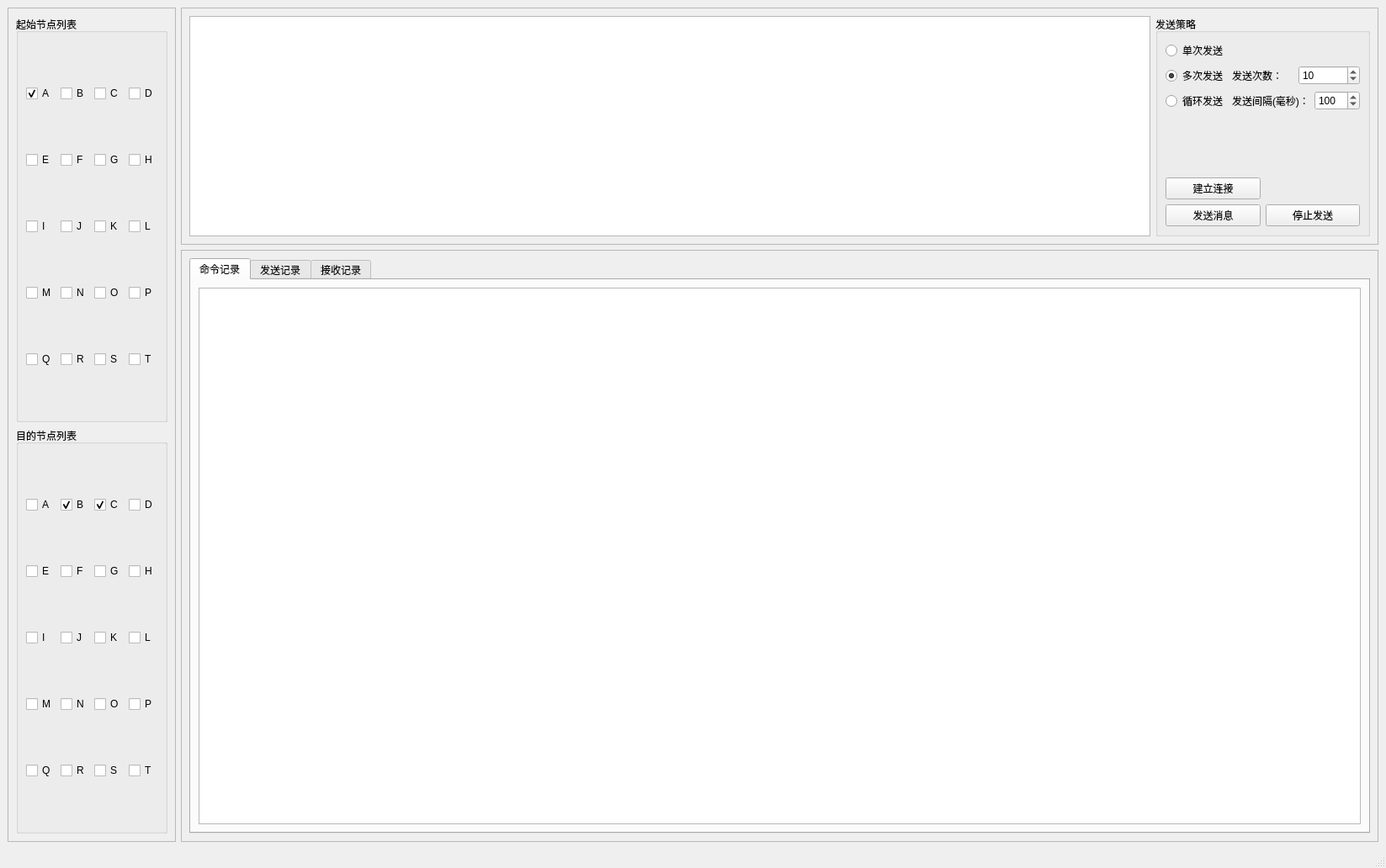
<?xml version="1.0" encoding="UTF-8"?>
<ui version="4.0">
 <class>MainWindow</class>
 <widget class="QMainWindow" name="MainWindow">
  <property name="geometry">
   <rect>
    <x>0</x>
    <y>0</y>
    <width>1647</width>
    <height>1032</height>
   </rect>
  </property>
  <property name="windowTitle">
   <string>MainWindow</string>
  </property>
  <widget class="QWidget" name="centralwidget">
   <layout class="QGridLayout" name="gridLayout_9" rowstretch="2,5">
    <item row="0" column="0" rowspan="2">
     <widget class="QFrame" name="frame">
      <property name="frameShape">
       <enum>QFrame::StyledPanel</enum>
      </property>
      <property name="frameShadow">
       <enum>QFrame::Raised</enum>
      </property>
      <layout class="QGridLayout" name="gridLayout_2">
       <item row="0" column="0">
        <widget class="QGroupBox" name="groupBox_3">
         <property name="title">
          <string>起始节点列表</string>
         </property>
         <layout class="QGridLayout" name="gridLayout_3">
          <item row="3" column="1">
           <widget class="QCheckBox" name="checkBox_34">
            <property name="text">
             <string>N</string>
            </property>
           </widget>
          </item>
          <item row="0" column="3">
           <widget class="QCheckBox" name="checkBox_24">
            <property name="text">
             <string>D</string>
            </property>
           </widget>
          </item>
          <item row="2" column="0">
           <widget class="QCheckBox" name="checkBox_29">
            <property name="text">
             <string>I</string>
            </property>
           </widget>
          </item>
          <item row="2" column="3">
           <widget class="QCheckBox" name="checkBox_32">
            <property name="text">
             <string>L</string>
            </property>
           </widget>
          </item>
          <item row="2" column="1">
           <widget class="QCheckBox" name="checkBox_30">
            <property name="text">
             <string>J</string>
            </property>
           </widget>
          </item>
          <item row="0" column="2">
           <widget class="QCheckBox" name="checkBox_23">
            <property name="text">
             <string>C</string>
            </property>
           </widget>
          </item>
          <item row="2" column="2">
           <widget class="QCheckBox" name="checkBox_31">
            <property name="text">
             <string>K</string>
            </property>
           </widget>
          </item>
          <item row="0" column="0">
           <widget class="QCheckBox" name="checkBox_21">
            <property name="text">
             <string>A</string>
            </property>
            <property name="checked">
             <bool>true</bool>
            </property>
           </widget>
          </item>
          <item row="4" column="3">
           <widget class="QCheckBox" name="checkBox_40">
            <property name="text">
             <string>T</string>
            </property>
           </widget>
          </item>
          <item row="0" column="1">
           <widget class="QCheckBox" name="checkBox_22">
            <property name="text">
             <string>B</string>
            </property>
           </widget>
          </item>
          <item row="3" column="3">
           <widget class="QCheckBox" name="checkBox_36">
            <property name="text">
             <string>P</string>
            </property>
           </widget>
          </item>
          <item row="3" column="0">
           <widget class="QCheckBox" name="checkBox_33">
            <property name="text">
             <string>M</string>
            </property>
           </widget>
          </item>
          <item row="3" column="2">
           <widget class="QCheckBox" name="checkBox_35">
            <property name="text">
             <string>O</string>
            </property>
           </widget>
          </item>
          <item row="1" column="1">
           <widget class="QCheckBox" name="checkBox_26">
            <property name="text">
             <string>F</string>
            </property>
           </widget>
          </item>
          <item row="4" column="1">
           <widget class="QCheckBox" name="checkBox_38">
            <property name="text">
             <string>R</string>
            </property>
           </widget>
          </item>
          <item row="1" column="0">
           <widget class="QCheckBox" name="checkBox_25">
            <property name="text">
             <string>E</string>
            </property>
           </widget>
          </item>
          <item row="1" column="2">
           <widget class="QCheckBox" name="checkBox_27">
            <property name="text">
             <string>G</string>
            </property>
           </widget>
          </item>
          <item row="4" column="0">
           <widget class="QCheckBox" name="checkBox_37">
            <property name="text">
             <string>Q</string>
            </property>
           </widget>
          </item>
          <item row="1" column="3">
           <widget class="QCheckBox" name="checkBox_28">
            <property name="text">
             <string>H</string>
            </property>
           </widget>
          </item>
          <item row="4" column="2">
           <widget class="QCheckBox" name="checkBox_39">
            <property name="text">
             <string>S</string>
            </property>
           </widget>
          </item>
         </layout>
        </widget>
       </item>
       <item row="1" column="0">
        <widget class="QGroupBox" name="groupBox">
         <property name="title">
          <string>目的节点列表</string>
         </property>
         <layout class="QGridLayout" name="gridLayout">
          <item row="0" column="0">
           <widget class="QCheckBox" name="checkBox">
            <property name="text">
             <string>A</string>
            </property>
           </widget>
          </item>
          <item row="0" column="1">
           <widget class="QCheckBox" name="checkBox_2">
            <property name="text">
             <string>B</string>
            </property>
            <property name="checked">
             <bool>true</bool>
            </property>
           </widget>
          </item>
          <item row="0" column="2">
           <widget class="QCheckBox" name="checkBox_3">
            <property name="text">
             <string>C</string>
            </property>
            <property name="checked">
             <bool>true</bool>
            </property>
           </widget>
          </item>
          <item row="0" column="3">
           <widget class="QCheckBox" name="checkBox_9">
            <property name="text">
             <string>D</string>
            </property>
           </widget>
          </item>
          <item row="1" column="0">
           <widget class="QCheckBox" name="checkBox_5">
            <property name="text">
             <string>E</string>
            </property>
           </widget>
          </item>
          <item row="1" column="1">
           <widget class="QCheckBox" name="checkBox_6">
            <property name="text">
             <string>F</string>
            </property>
           </widget>
          </item>
          <item row="1" column="2">
           <widget class="QCheckBox" name="checkBox_4">
            <property name="text">
             <string>G</string>
            </property>
           </widget>
          </item>
          <item row="1" column="3">
           <widget class="QCheckBox" name="checkBox_8">
            <property name="text">
             <string>H</string>
            </property>
           </widget>
          </item>
          <item row="2" column="0">
           <widget class="QCheckBox" name="checkBox_12">
            <property name="text">
             <string>I</string>
            </property>
           </widget>
          </item>
          <item row="2" column="1">
           <widget class="QCheckBox" name="checkBox_11">
            <property name="text">
             <string>J</string>
            </property>
           </widget>
          </item>
          <item row="2" column="2">
           <widget class="QCheckBox" name="checkBox_10">
            <property name="text">
             <string>K</string>
            </property>
           </widget>
          </item>
          <item row="2" column="3">
           <widget class="QCheckBox" name="checkBox_7">
            <property name="text">
             <string>L</string>
            </property>
           </widget>
          </item>
          <item row="3" column="0">
           <widget class="QCheckBox" name="checkBox_15">
            <property name="text">
             <string>M</string>
            </property>
           </widget>
          </item>
          <item row="3" column="1">
           <widget class="QCheckBox" name="checkBox_16">
            <property name="text">
             <string>N</string>
            </property>
           </widget>
          </item>
          <item row="3" column="2">
           <widget class="QCheckBox" name="checkBox_14">
            <property name="text">
             <string>O</string>
            </property>
           </widget>
          </item>
          <item row="3" column="3">
           <widget class="QCheckBox" name="checkBox_13">
            <property name="text">
             <string>P</string>
            </property>
           </widget>
          </item>
          <item row="4" column="0">
           <widget class="QCheckBox" name="checkBox_19">
            <property name="text">
             <string>Q</string>
            </property>
           </widget>
          </item>
          <item row="4" column="1">
           <widget class="QCheckBox" name="checkBox_20">
            <property name="text">
             <string>R</string>
            </property>
           </widget>
          </item>
          <item row="4" column="2">
           <widget class="QCheckBox" name="checkBox_18">
            <property name="text">
             <string>S</string>
            </property>
           </widget>
          </item>
          <item row="4" column="3">
           <widget class="QCheckBox" name="checkBox_17">
            <property name="text">
             <string>T</string>
            </property>
           </widget>
          </item>
         </layout>
        </widget>
       </item>
      </layout>
     </widget>
    </item>
    <item row="0" column="1">
     <widget class="QFrame" name="frame_2">
      <property name="frameShape">
       <enum>QFrame::StyledPanel</enum>
      </property>
      <property name="frameShadow">
       <enum>QFrame::Raised</enum>
      </property>
      <layout class="QGridLayout" name="gridLayout_8">
       <item row="0" column="1">
        <widget class="QGroupBox" name="groupBox_4">
         <property name="title">
          <string>发送策略</string>
         </property>
         <layout class="QGridLayout" name="gridLayout_4">
          <item row="2" column="1">
           <widget class="QPushButton" name="pushButton_2">
            <property name="text">
             <string>停止发送</string>
            </property>
           </widget>
          </item>
          <item row="2" column="0">
           <widget class="QPushButton" name="pushButton">
            <property name="text">
             <string>发送消息</string>
            </property>
           </widget>
          </item>
          <item row="0" column="0" colspan="2">
           <layout class="QFormLayout" name="formLayout">
            <item row="0" column="0">
             <widget class="QRadioButton" name="radioButton_5">
              <property name="text">
               <string>单次发送</string>
              </property>
             </widget>
            </item>
            <item row="1" column="0">
             <widget class="QRadioButton" name="radioButton_7">
              <property name="text">
               <string>多次发送</string>
              </property>
              <property name="checked">
               <bool>true</bool>
              </property>
             </widget>
            </item>
            <item row="1" column="1">
             <layout class="QHBoxLayout" name="horizontalLayout_2">
              <item>
               <widget class="QLabel" name="label_3">
                <property name="text">
                 <string>发送次数：</string>
                </property>
               </widget>
              </item>
              <item>
               <widget class="QSpinBox" name="spinBox_times">
                <property name="value">
                 <number>10</number>
                </property>
               </widget>
              </item>
             </layout>
            </item>
            <item row="2" column="0">
             <widget class="QRadioButton" name="radioButton_6">
              <property name="text">
               <string>循环发送</string>
              </property>
             </widget>
            </item>
            <item row="2" column="1">
             <layout class="QHBoxLayout" name="horizontalLayout">
              <item>
               <widget class="QLabel" name="label">
                <property name="text">
                 <string>发送间隔(毫秒)：</string>
                </property>
               </widget>
              </item>
              <item>
               <widget class="QSpinBox" name="spinBox_interval">
                <property name="maximum">
                 <number>1000</number>
                </property>
                <property name="value">
                 <number>100</number>
                </property>
               </widget>
              </item>
             </layout>
            </item>
           </layout>
          </item>
          <item row="1" column="0">
           <widget class="QPushButton" name="pushButton_3">
            <property name="text">
             <string>建立连接</string>
            </property>
           </widget>
          </item>
         </layout>
        </widget>
       </item>
       <item row="0" column="0">
        <widget class="QTextEdit" name="textEdit"/>
       </item>
      </layout>
     </widget>
    </item>
    <item row="1" column="1">
     <widget class="QFrame" name="frame_3">
      <property name="frameShape">
       <enum>QFrame::StyledPanel</enum>
      </property>
      <property name="frameShadow">
       <enum>QFrame::Raised</enum>
      </property>
      <layout class="QGridLayout" name="gridLayout_7">
       <item row="0" column="0">
        <widget class="QTabWidget" name="tabWidget">
         <property name="currentIndex">
          <number>0</number>
         </property>
         <widget class="QWidget" name="tab_3">
          <attribute name="title">
           <string>命令记录</string>
          </attribute>
          <layout class="QGridLayout" name="gridLayout_10">
           <item row="0" column="0">
            <widget class="QTableView" name="tableView"/>
           </item>
          </layout>
         </widget>
         <widget class="QWidget" name="tab">
          <attribute name="title">
           <string>发送记录</string>
          </attribute>
          <layout class="QGridLayout" name="gridLayout_5">
           <item row="0" column="0">
            <widget class="QTableWidget" name="tableWidget_2">
             <column>
              <property name="text">
               <string>编号</string>
              </property>
             </column>
             <column>
              <property name="text">
               <string>节点名称</string>
              </property>
             </column>
             <column>
              <property name="text">
               <string>发送模式</string>
              </property>
             </column>
             <column>
              <property name="text">
               <string>发送序号</string>
              </property>
             </column>
             <column>
              <property name="text">
               <string>发送时间</string>
              </property>
             </column>
             <column>
              <property name="text">
               <string>发送内容</string>
              </property>
             </column>
            </widget>
           </item>
          </layout>
         </widget>
         <widget class="QWidget" name="tab_2">
          <attribute name="title">
           <string>接收记录</string>
          </attribute>
          <layout class="QGridLayout" name="gridLayout_6">
           <item row="0" column="0">
            <widget class="QTableWidget" name="tableWidget">
             <attribute name="horizontalHeaderCascadingSectionResizes">
              <bool>false</bool>
             </attribute>
             <attribute name="verticalHeaderCascadingSectionResizes">
              <bool>false</bool>
             </attribute>
             <column>
              <property name="text">
               <string>编号</string>
              </property>
             </column>
             <column>
              <property name="text">
               <string>节点名称</string>
              </property>
             </column>
             <column>
              <property name="text">
               <string>接收序号</string>
              </property>
             </column>
             <column>
              <property name="text">
               <string>发送时间</string>
              </property>
             </column>
             <column>
              <property name="text">
               <string>接收时间</string>
              </property>
             </column>
             <column>
              <property name="text">
               <string>时间间隔</string>
              </property>
             </column>
             <column>
              <property name="text">
               <string>接收内容</string>
              </property>
             </column>
            </widget>
           </item>
          </layout>
         </widget>
        </widget>
       </item>
      </layout>
     </widget>
    </item>
   </layout>
  </widget>
  <widget class="QMenuBar" name="menubar">
   <property name="geometry">
    <rect>
     <x>0</x>
     <y>0</y>
     <width>1647</width>
     <height>28</height>
    </rect>
   </property>
  </widget>
  <widget class="QStatusBar" name="statusbar"/>
 </widget>
 <resources/>
 <connections/>
</ui>
